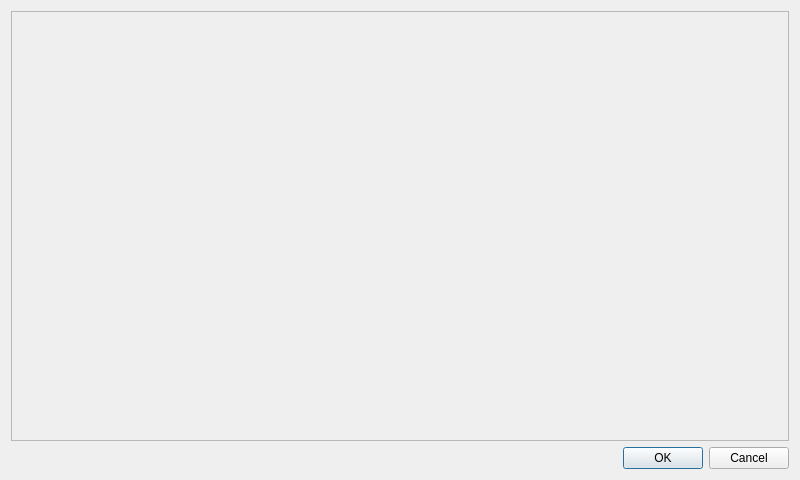
<?xml version="1.0" encoding="UTF-8"?>
<ui version="4.0">
 <class>readme</class>
 <widget class="QDialog" name="readme">
  <property name="geometry">
   <rect>
    <x>0</x>
    <y>0</y>
    <width>800</width>
    <height>480</height>
   </rect>
  </property>
  <property name="windowTitle">
   <string>Dialog</string>
  </property>
  <layout class="QVBoxLayout" name="verticalLayout">
   <item>
    <widget class="QScrollArea" name="scrollArea">
     <property name="widgetResizable">
      <bool>true</bool>
     </property>
     <widget class="QWidget" name="scrollAreaWidgetContents">
      <property name="geometry">
       <rect>
        <x>0</x>
        <y>0</y>
        <width>784</width>
        <height>424</height>
       </rect>
      </property>
     </widget>
    </widget>
   </item>
   <item>
    <widget class="QDialogButtonBox" name="buttonBox">
     <property name="orientation">
      <enum>Qt::Horizontal</enum>
     </property>
     <property name="standardButtons">
      <set>QDialogButtonBox::Cancel|QDialogButtonBox::Ok</set>
     </property>
    </widget>
   </item>
  </layout>
 </widget>
 <resources/>
 <connections>
  <connection>
   <sender>buttonBox</sender>
   <signal>accepted()</signal>
   <receiver>readme</receiver>
   <slot>accept()</slot>
   <hints>
    <hint type="sourcelabel">
     <x>248</x>
     <y>254</y>
    </hint>
    <hint type="destinationlabel">
     <x>157</x>
     <y>274</y>
    </hint>
   </hints>
  </connection>
  <connection>
   <sender>buttonBox</sender>
   <signal>rejected()</signal>
   <receiver>readme</receiver>
   <slot>reject()</slot>
   <hints>
    <hint type="sourcelabel">
     <x>316</x>
     <y>260</y>
    </hint>
    <hint type="destinationlabel">
     <x>286</x>
     <y>274</y>
    </hint>
   </hints>
  </connection>
 </connections>
</ui>
